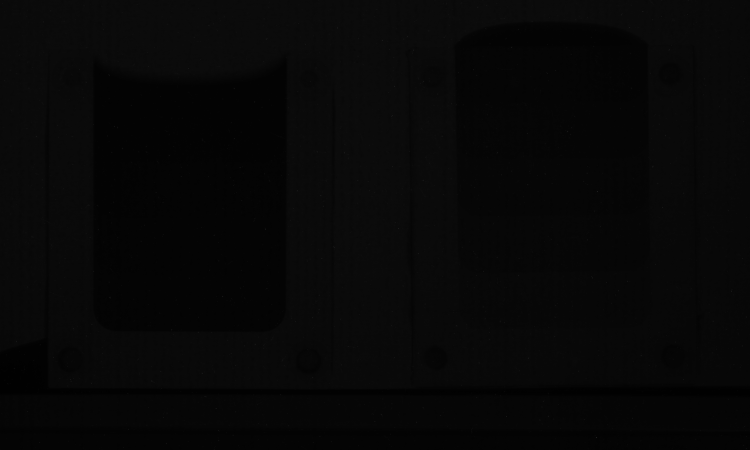
#> input picture data/stepwedge/exp10s_h2o.tif, 1500 x 900 px (shown at 1/2 size); the run also reads 2 pictures not shown here
$ jupyter execute --allow-errors WaterInSandTutorial_solution.ipynb
#> lines starting #> are read from the running program, lines starting #| are printed output that depends on the picture
# Studying water in porous media using neutron imaging
Anders Kaestner
Laboratory for Neutron Scattering and Imaging
Paul Scherrer Institut
Switzerland

## Tutorial objectives

- Learning how to work with images in python.
- Understanding how the water content can be quantified from images.
    - Normalization
    - Correcting for scattering
    - Estimating the attenation coefficient of water (video demonstration).
- Planning a real time imaging experiment.
    - Finding pixel size and exposure time.
- Detecting the position of a water front in a time series.
    - Performing a capillary rise experiment (video demonstrations).
    - Reduction

### Loading some needed packages

[cell 1]
import numpy as np
import matplotlib.pyplot as plt
import pandas as pd
import tifffile as tiff
import skimage.filters as flt
import amglib.bb as bb

## Working with images
In this section you will be given some useful image operations that you'll need during the tutorial.

### Load and inspect images
In this tutorial, we will work with tiff images. These are best read using the ```tifffile``` package.

[cell 2]
img=tiff.imread('../data/stepwedge/exp10s_h2o.tif')
#> img is the input picture: shape (900, 1500) uint16; min 373, max 21115, mean 1941.7

The ```imread``` can read single and multi-frame tiff images. Multi-frame are either volumes or time-series of 2D-images.

The loaded image is essentially a large 2D or 3D matrix and inspecting the individual number does rarely make sense. Therefore, we need a way to display the images. This is provided by the package ```matplotlib.pyplot```:

[cell 3]
plt.imshow(img)

This image has some outliers and the relevant information is too dark. This can be adjusted using ```vmin``` and ```vmax```.

[cell 4]
plt.imshow(img,vmin=300, vmax=4000);

We should also add some decorations like axis labels, title and colorbar to the image.

[cell 5]
plt.imshow(img,vmin=300, vmax=4000);
plt.colorbar(shrink=0.75)
plt.title('Step wedge')
plt.xlabel('x axis [pixels]')
plt.ylabel('y axis [pixels]');
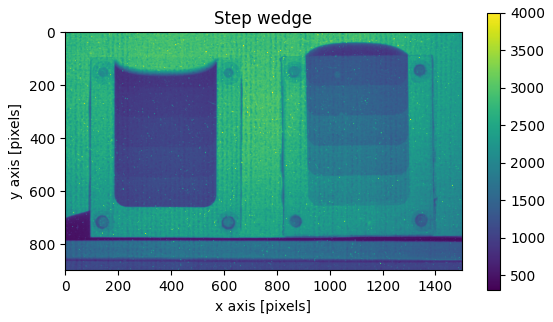
#> figure drawn by matplotlib, 2 panels

We may not want to work with both wedges at the same time. Then we can crop using array slicing. The intervals are give with the colon separator e.g. here 750:1450 means we use the columns in this interval. Note also that the rows are specified with a single colon. This means we use all rows.

[cell 6]
plt.imshow(img[:,750:1450],vmin=300, vmax=4000);
plt.colorbar(shrink=0.75)
plt.title('Cropped step wedge')
plt.xlabel('x axis [pixels]')
plt.ylabel('y axis [pixels]');
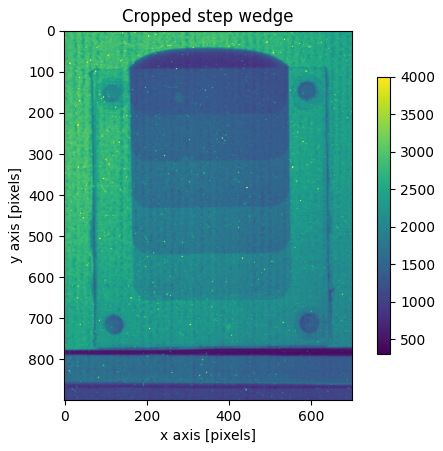
#> figure drawn by matplotlib, 2 panels

### Image calculations
The images are often manipulated pixelwise the arithmetic operations are applied for each pixel in the image individually. This can be done with two images with the same shape or with constants

```python
c=a+b
d=3.14*c
f=(c-a)/b
```

With the numpy package you can also apply many functions
```python
c=np.log(b)
a=np.sin(x)
```

### Working on selected pixels
Sometimes it is needed to adjust a selection of pixels to avoid bad calculations like division by zero etc.

```python
a[a<1]=1
```
finds all pixels with values less than one and replaces them by one.

## Determining the attenuation coefficient of water
Neutrons are very sensitive to hydrogen. This fact is often used in neutron imaging to measure the local water content in a sample. The thickness of water behind each pixel can be determined using Beer-Lambert's law

$$I_{wet}=I_0 e^{-\int_L \mu(x)dx}$$

which simplifies to

$$I=I_0 e^{-\left(l_{H_2O}\cdot\mu_{H_2O}+l_{sand}\cdot\mu_{sand}+l_{container}\cdot\mu_{container}\right)}$$

The terms for _sand_ and _container_ can be removed with help of reference images, which leaves us with the term for water $l_{H_2O}\cdot\mu_{H_2O}$. Here, $l_{H_2O}$ is the thinkness of water which is the information we want to know and $\mu_{H_2O}$ is the attenuation coefficient of water. Now, this measurement provides more information than we actually need. Therefore, we need a reference meassurement if the container with dry sand.

$$I_{dry}=I_0 e^{-\left(l_{sand}\cdot\mu_{sand}+l_{container}\cdot\mu_{container}\right)}$$

Dividing $I_{wet}$ by $I_{dry}$ like

$$T_{H_2O}=\frac{I_{wet}}{I_{dry}}=e^{-l_{H_2O}\cdot\mu_{H_2O}}$$

Gives us the transmission contribution of water. This result still doesn't tell us the water thickness. For that, we need to know the attenuation coefficient of water $\mu_{H_2O}$ which we will estimate in the first exercise.

### Using a step wedge
A step wedge is a wedge shaped device with step wise increasing material thickness. This allows to determine the attenuation coefficient for different thicknesses and thereby increasing the accuracy of the estimate compared to measuring for a single thickness.

A step wedge for liquids is a container in which you pour the liquid. It is best to use a container with constant wall thickness to reduce the uncertainty of changing amounts of material besides the liqiud itself. The wedges used in this experiment have the steps
0.5, 1.0, 1.5, 2.0, 2.5 mm for the thinner wedge and 3.0, 3.5, 4.0, 4.5, 5.0 mm for the thicker wedge.

For this task you'll need a collection of images.
1. Reference images, open beam and dark current.
2. One image of the empty container.
3. One image of the filled container.

It is important that the contatiner is not displaced between 2. and 3., otherwise there will be normalization errors. The data is located in the folder ```../data/stepwedge``` where the filenames indicate the file contents and also which exposure time was used.

### Computing the attenuation coefficient - part 1
In this exercise you will load an image with a stepwedge and reference images for open beam and dark current. These images will be used to calculate $\mu$ for different thicknesses. Please note here that the step wedge container material is also included in the image. This means that you will include the contribution of $l_{container}\cdot\mu_{container}$ in your measurement. How can you compensate for this term?

#> (a cell that did not finish here is left out)

[cell 8]
# Solution
dc    = tiff.imread('../data/stepwedge/exp60s_dc.tif')
ob    = tiff.imread('../data/stepwedge/exp60s_ob.tif')
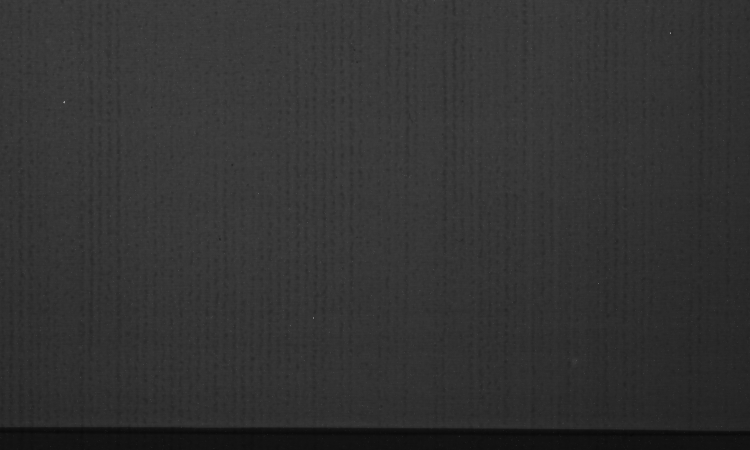
#> input picture data/stepwedge/exp60s_ob.tif, 1500 x 900 px (shown at 1/2 size)
#> ob is the input picture: shape (900, 1500) uint16; min 1976, max 63631, mean 12988.3
empty = tiff.imread('../data/stepwedge/exp60s_empty.tif')
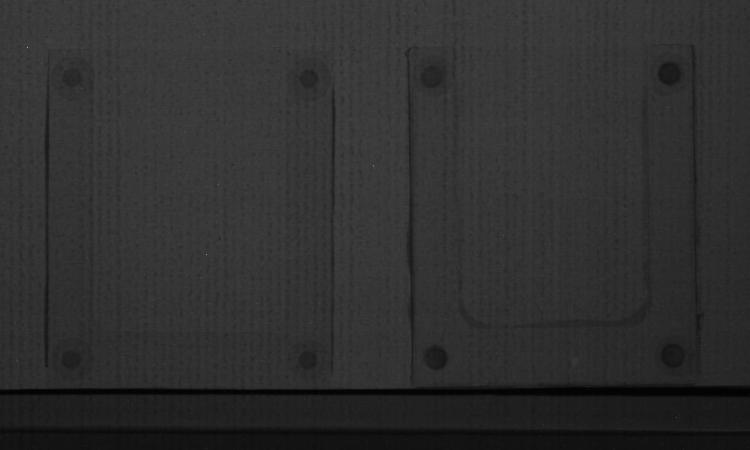
#> input picture data/stepwedge/exp60s_empty.tif, 1500 x 900 px (shown at 1/2 size)
#> empty is the input picture: shape (900, 1500) uint16; min 816, max 64076, mean 12237.2
h2o   = tiff.imread('../data/stepwedge/exp60s_h2o.tif')
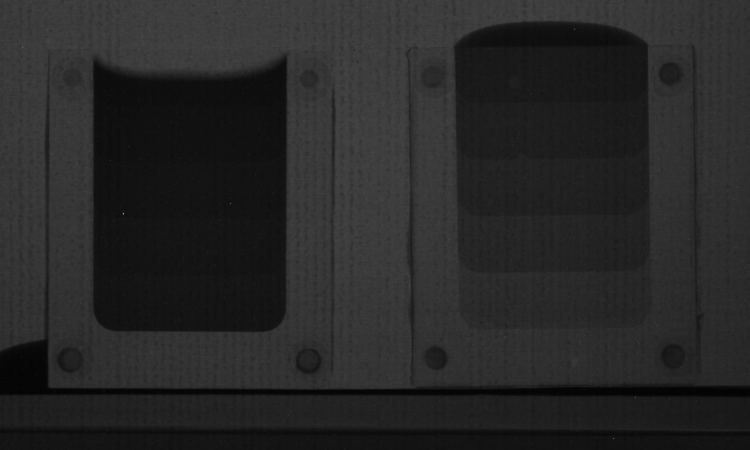
#> input picture data/stepwedge/exp60s_h2o.tif, 1500 x 900 px (shown at 1/2 size)
#> h2o is the input picture: shape (900, 1500) uint16; min 911, max 64075, mean 10209.6

fig, ax = plt.subplots(1,4,figsize=(15,5))

ax[0].imshow(dc,vmin=200,vmax=400)
ax[0].set_title('DC')
ax[1].imshow(ob,vmin=300,vmax=20000)
ax[1].set_title('OB')
ax[2].imshow(empty,vmin=300,vmax=20000)
ax[2].set_title('Empty')
ax[3].imshow(h2o,vmin=300,vmax=20000)
ax[3].set_title('H2O');

Ideally, you should be able to calculate
$$p=\int_L \mu(x)dx= -log\left(\frac{I}{I_0}\right)$$
Technically, there are two details to handle when you want to normalize your images
1. The detector adds a bias to the images due to the dark current noise.
2. The neutron source is not operating with constant flux

Therefore, we have to modify the equation to
$$p=\int_L \mu(x)dx= -log\left(\frac{I-I_{DC}}{I_0-I_{DC}}\cdot \frac{D(I_0-I_{DC})}{D(I-I_{DC})}\right)$$
where $I_0$ is a dark current image and $D(\cdot)$ is a dose operator. The dose is often measured as the average gray level in a region on the side of the measured object. To do this you have to identify the coordinates of the region you like to use and use array slicing and the average operation, e.g. ```img[100:150, 200:250].mean()``` will compute the average value in the region of rows 100 to 150 and columns 200 to 250. The logarithm function is provided by numpy as ```np.log()```.

[cell 9]
# Normalize (your code)

Subtract DC and adjust pixels less than '1' to '1'.

[cell 10]
# Solution
empty = empty - dc
empty[empty<1]=1
h2o = h2o - dc
h2o[h2o<1]=1

Locate a region to compute the dose

[cell 11]
# Solution
plt.imshow(h2o[200:300,720:750])

# doses
d  = h2o[200:300,720:750].mean()
#> d = 15679.9
d0 = empty[200:300,720:750].mean()
#> d0 = 14831.5
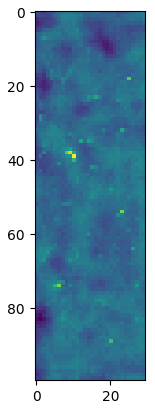
#> figure drawn by matplotlib, 1 panel

[cell 12]
# solution continued
p=-np.log(d0/d*h2o/empty)
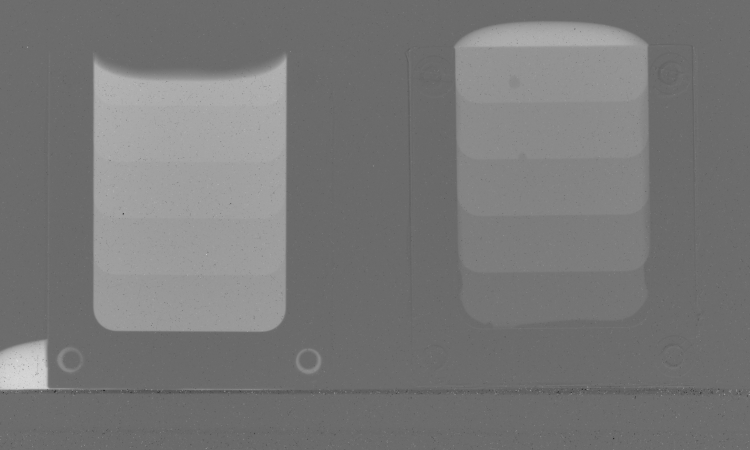
#> p: shape (900, 1500) float64 (shown at 1/2 size); min -2.4, max 3.32, mean 0.299; drawn with min black and max white
plt.imshow(p,vmin=0, vmax=1.75)

You can also compare the effect of including the dose term. Note that $p$ should be zero in air.

#### Obtain the step values from the images
The goal of the exercise is to obtain a gray value from each thickness in the wedges. This is again done using array slicing and averaging like for the dose value. This time, we will however only compute the average in one direction at first using ```img[100:150, 200:250].mean(axis=1)```. Here, ```axis=1``` tells that the average is computed in the horizontal direction only. Find the region you want to measure and plot the resulting average profile. You can also compute the standard deviation using the array method ```.std(axis=1)``` if you like. Fitting the data points to estimate the is easiest done using ```m,b=np.polyfit(x,y,1)```.

[cell 13]
# solution
profile = p[50:750,1000:1200].mean(axis=1)
#> profile = 700 values, max 1.46 at index 31, min 0.0112 at index 615, mean 0.52
fig,ax = plt.subplots(1,3,figsize=(15,5))
ax[0].plot(profile)
ax[0].set_xlabel(r'Pixel position')
ax[0].set_ylabel(r'$l\cdot{}\mu$')

# The steps are detected with help of a basic edge detection
ax[1].plot(np.diff(profile)<-0.025)
ax[1].set_xlabel(r'Pixel position')
ax[1].set_ylabel(r'Edge detected')

thickness = np.array([2.5,2,1.5,1,0.5])/10 # cm

ot = []

ot.append(profile[80:120].mean())
ot.append(profile[180:220].mean())
ot.append(profile[290:350].mean())
ot.append(profile[390:460].mean())
ot.append(profile[500:560].mean())
ax[2].plot(thickness,ot,marker='o')
ax[2].set_xlabel('Thickness [cm]')
ax[2].set_ylabel(r'$l\cdot{}\mu$');
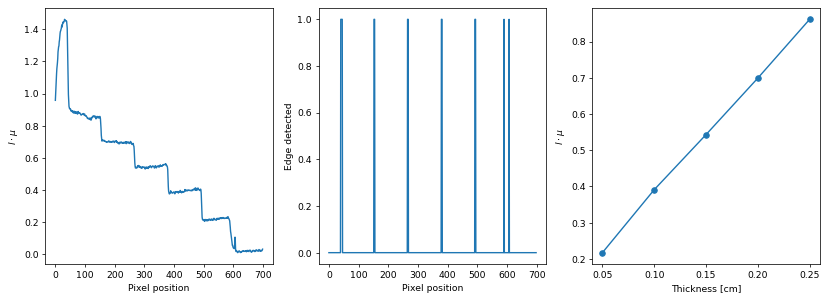
#> figure drawn by matplotlib, 3 panels; panel 1: curve peaks at x = 31, y = 1.46; panel 2: curve peaks at x = 40, y = 1

__Comment:__ There are different ways to obtain the data points for this study. The trivial solution is to look up the index intervals manually. If you want a more challenging task, you can implement an automated solution using the ```label``` function from scikit image.

[cell 14]
# solution continued
mu, b = np.polyfit(thickness, ot, 1)
#> mu = 3.19; b = 0.0636
#> (the rest of the program and of its run is left out)
